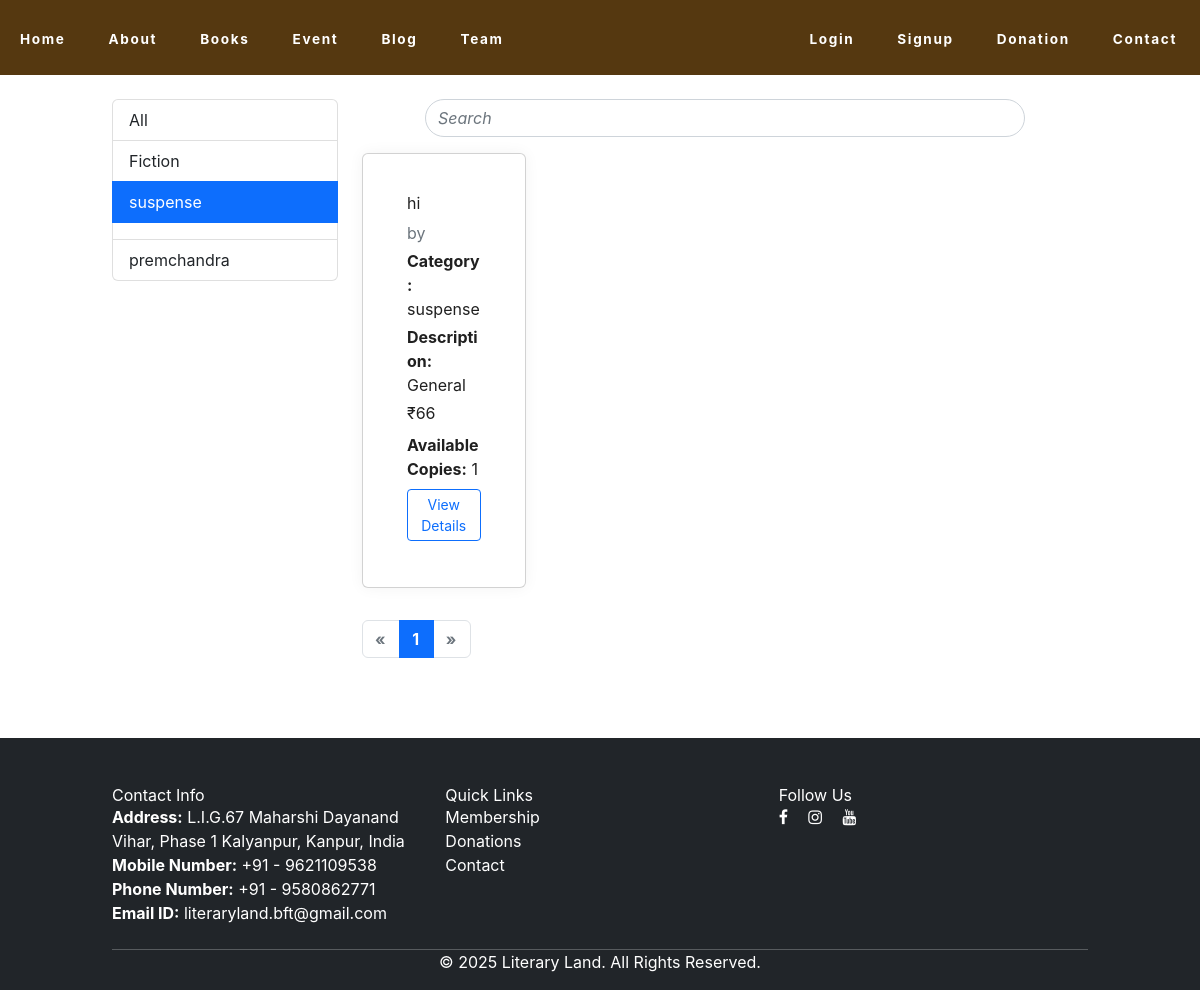
Screenshot of /book?category=suspense with the database file from the repository.
### Land/models.py (models this page shows, shortened)
class Book(models.Model):
    title = models.CharField(max_length=200, unique=True)
    category=models.CharField(max_length=40)
    sub_category=models.CharField(max_length=40, default='General')
    language=models.CharField(max_length=200)
    price=models.CharField(max_length=10)
    image=models.FileField(upload_to='files/')
    author = models.CharField(max_length=100)
    available_copies = models.IntegerField(default=1)

### Land/views.py (the view)
# urls.py: path('book', views.books, name='book'),
def books(request):
    category_filter = request.GET.get('category', None)
    search_query = request.GET.get('q', '')
    books_qs = Book.objects.all()
    if category_filter and category_filter.lower() != 'all':
        books_qs = books_qs.filter(category__iexact=category_filter)
    if search_query:
        books_qs = books_qs.filter(
            Q(title__icontains=search_query) |
            Q(author__icontains=search_query)
        )
    paginator = Paginator(books_qs, 12)  # 12 books per page
    page_number = request.GET.get('page')
    page_obj = paginator.get_page(page_number)
    all_categories = Book.objects.values_list('category', flat=True).distinct()
    context = {
        'page_obj': page_obj,
        'categories': all_categories,
        'selected_category': category_filter or 'All',
        'search_query': search_query,
    }
    return render(request, 'books.html', context)

### Land/templates/books.html (shortened to what this page needs)
{% block content %}
<!DOCTYPE html>
<html lang="en">
<head>
  {% load static %}
  <link href="https://unpkg.com/aos@2.3.1/dist/aos.css" rel="stylesheet">
  <link rel="stylesheet" href="https://cdn.jsdelivr.net/npm/bootstrap@5.2.3/dist/css/bootstrap.min.css">
  <link rel="stylesheet" href="{% static 'css/style.css' %}">
  <script src="https://cdn.tailwindcss.com"></script>
  <link rel="stylesheet" href="https://cdnjs.cloudflare.com/ajax/libs/font-awesome/6.0.0/css/all.min.css" />
    <link rel='stylesheet' href='https://cdnjs.cloudflare.com/ajax/libs/font-awesome/4.7.0/css/font-awesome.min.css'>
</head>
<body>
  <header>
      <nav class="navbar navbar-expand-lg">
        <ul class="navbar-nav">
              <a class="nav-link" href="{% url 'index' %}">Home</a>
              <a class="nav-link" href="{% url 'about' %}">About</a>
              <a class="nav-link" href="{% url 'book' %}">Books</a>
              <a class="nav-link" href="{% url 'events' %}">Event</a>
              <a class="nav-link" href="{% url 'blog_list' %}">Blog</a>
              <a class="nav-link" href="{% url 'team' %}">Team</a>
        </ul>
        <ul class="navbar-nav ms-auto">
            <a class="nav-link" href="{% url 'login' %}">Login</a>
            <a class="nav-link" href="{% url 'membership' %}">Signup</a>
            <a class="nav-link" href="{% url 'donation' %}">Donation</a>
            <a class="nav-link" href="{% url 'contact' %}">Contact</a>
        </ul>
      </nav>
  </header>
<div class="container mt-4">
  <div class="row">
    <div class="col-md-3">
      <ul class="list-group">
        <li class="list-group-item {% if selected_category == 'All' %}active{% endif %}">
          <a href="{% url 'book' %}?category=All" class="{% if selected_category == 'All' %}text-white{% endif %}">All</a>
        </li>
        {% for category in categories %}
        <li class="list-group-item {% if selected_category == category %}active{% endif %}">
          <a href="{% url 'book' %}?category={{ category }}" class="{% if selected_category == category %}text-white{% endif %}">{{ category }}</a>
        </li>
        {% endfor %}
      </ul>
    </div>
    <div class="col-md-9">
      <form method="get" action="{% url 'book' %}" class="mb-3" style="max-width: 600px; margin:auto;">
        <div class="input-group rounded">
          <input type="search" name="q" class="form-control rounded-pill" placeholder="Search" aria-label="Search" aria-describedby="search-addon" value="{{ search_query }}" style="padding-right: 40px;">
        </div>
      </form>
      <div class="row">
        {% for book in page_obj %}
        <div class="col-md-3 mb-4">
          <div class="card h-100">
            <div class="card-body d-flex flex-column">
              <h6 class="card-title">{{ book.title }}</h6>
              <p class="card-text text-muted mb-1">by {{ book.author }}</p>
              <p class="card-text mb-1"><strong>Category:</strong> {{ book.category }}</p>
              <p class="card-text mb-1"><strong>Description:</strong> {{ book.sub_category }}</p>
              <p class="card-text mb-2">₹{{ book.price }}</p>
              <p class="card-text mb-2"><strong>Available Copies:</strong> {{ book.available_copies }}</p>
              <a href="#" class="btn btn-sm btn-outline-primary mt-auto">View Details</a>
            </div>
          </div>
        </div>
        {% empty %}
        <p>No books found.</p>
        {% endfor %}
      </div>
      <nav aria-label="Page navigation">
        <ul class="pagination justify-content-center">
          {% if page_obj.has_previous %}
          <li class="page-item">
            <a class="page-link" href="?category={{ selected_category }}&q={{ search_query }}&page={{ page_obj.previous_page_number }}" aria-label="Previous">
              <span aria-hidden="true">&laquo;</span>
            </a>
          </li>
          {% else %}
          <li class="page-item disabled">
            <span class="page-link">&laquo;</span>
          </li>
          {% endif %}
          {% for num in page_obj.paginator.page_range %}
            {% if page_obj.number == num %}
              <li class="page-item active"><span class="page-link">{{ num }}</span></li>
            {% elif num > page_obj.number|add:'-3' and num < page_obj.number|add:'3' %}
              <li class="page-item"><a class="page-link" href="?category={{ selected_category }}&q={{ search_query }}&page={{ num }}">{{ num }}</a></li>
            {% endif %}
          {% endfor %}
          {% if page_obj.has_next %}
          <li class="page-item">
            <a class="page-link" href="?category={{ selected_category }}&q={{ search_query }}&page={{ page_obj.next_page_number }}" aria-label="Next">
              <span aria-hidden="true">&raquo;</span>
            </a>
          </li>
          {% else %}
          <li class="page-item disabled">
            <span class="page-link">&raquo;</span>
          </li>
          {% endif %}
        </ul>
      </nav>
    </div>
  </div>
</div>
<footer class="bg-dark text-white mt-5 pt-5 pb-3">
        <div class="container">
            <div class="row">
                <div class="col-md-4 mb-4">
                    <h5>Contact Info</h5>
                    <p><strong>Address:</strong> L.I.G.67 Maharshi Dayanand Vihar, Phase 1 Kalyanpur, Kanpur, India</p>
                    <p><strong>Mobile Number:</strong> +91 - 9621109538</p>
                    <p><strong>Phone Number:</strong> +91 - 9580862771</p>
                    <p><strong>Email ID:</strong> literaryland.bft@gmail.com</p>
                </div>
                <div class="col-md-4 mb-4">
                    <h5>Quick Links</h5>
                    <ul class="list-unstyled">
                        <li><a href="{% url 'membership' %}" class="text-white text-decoration-none">Membership</a></li>
                        <li><a href="{% url 'donation' %}" class="text-white text-decoration-none">Donations</a></li>
                        <li><a href="{% url 'contact' %}" class="text-white text-decoration-none">Contact</a></li>
                    </ul>
                </div>
                <div class="col-md-4 mb-4">
                    <h5>Follow Us</h5>
                    <a href="https://www.facebook.com/share/1B8gzCaQYS/?mibextid=wwXIfr" class="text-white me-3"><i class="fa fa-facebook"></i></a>
                    <a href="https://www.instagram.com/literary__land?igsh=YzljYTk1ODg3Zg==" class="text-white me-3"><i class="fa fa-instagram"></i></a>
                    <a href="https://youtube.com/@literaryland_bft?feature=shared" class="text-white me-3"><i class="fa fa-youtube"></i></a>
                </div>
            </div>
            <hr class="border-light">
            <div class="text-center">
               <p class="mb-0">&copy; 2025 Literary Land. All Rights Reserved.</p>
            </div>
        </div>
    </footer>
	</body>
{% endblock %}
</html>

### Land/static/css/style.css (style rules this page uses)
*, *::before, *::after { box-sizing: border-box; }
body { margin: 0; font-family: 'Segoe UI', Tahoma, Geneva, Verdana, sans-serif; background-color: #fff; color: #222; line-height: 1.6; -webkit-font-smoothing: antialiased; -moz-osx-font-smoothing: grayscale; }
a { color: inherit; text-decoration: none; }
.container { width: 90%; max-width: 1200px; margin-left: 100px; margin-right: auto; }
nav { margin-top: 8px; margin-bottom: 32px; text-align: center; font-weight: 700; font-size: 0.85rem; letter-spacing: 0.12em; }
nav a { color: #222; margin: 0 12px; padding: 10px 8px; position: relative; transition: color 0.3s ease; }
* { box-sizing: border-box; }
body { font-family: 'Segoe UI', Tahoma, Geneva, Verdana, sans-serif; margin: 0; background: #fff; color: #222; line-height: 1.5; }
.container { max-width: 1100px; margin: 40px auto 80px; padding: 0 20px; }
.card { background: #fff; box-shadow: 0 0 15px rgb(0 0 0 / 0.05); border-radius: 6px; padding: 24px 28px 30px; flex: 1 1 360px; max-width: 480px; position: relative; overflow: visible; }
form { display: flex; flex-direction: column; gap: 12px; }
::placeholder { color: #999; font-style: italic; }
body { font-family: Arial, sans-serif; background-color: #f4f4f4; margin: 0; padding: 0; }
body { margin: 0; font-family: 'Inter', sans-serif; background: #ffffff; color: #202020; line-height: 1.5; }
a { color: #555; text-decoration: none; }
.container { max-width: 1100px; margin: 0 auto; padding: 0 24px; }

### Land/templates/books.html (style rules this page uses)
header { background-color: #553810ff; padding: 5px 0; max-width: 100%; max-height: 75px; }
nav { display: flex; justify-content: space-between; align-items: center; }
.navbar-nav .nav-link { color: white; margin-right: 15px; }

### rows the page displays
Book: title "hi", category "suspense", sub_category "General", price "66", available_copies "1"

### other values shown
{{ category }} "Fiction" "suspense" "premchandra"
{{ num }} "1"
